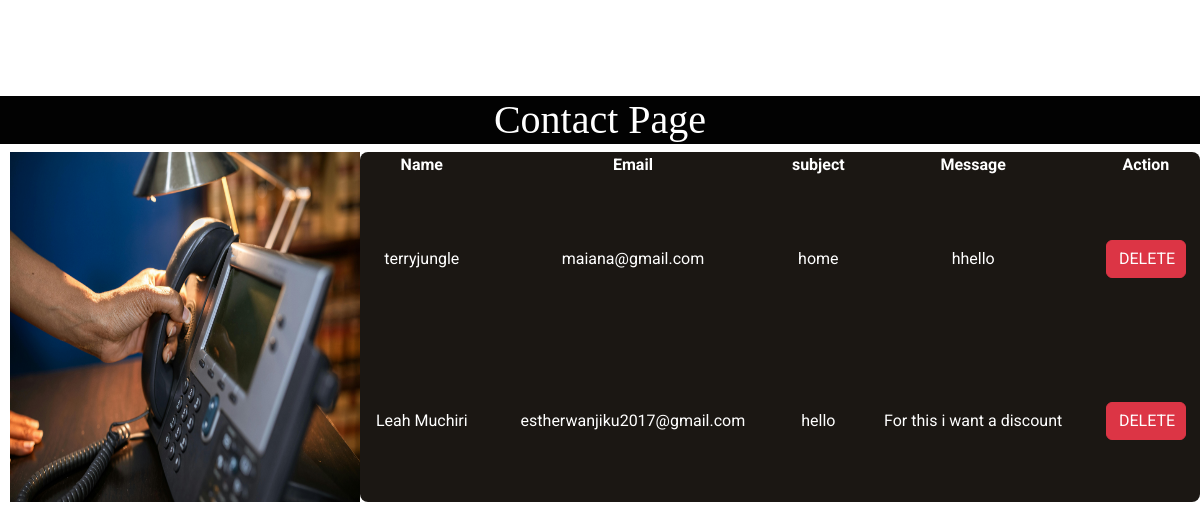
/cshow/ (signed in), run on an earlier commit of the app's database.
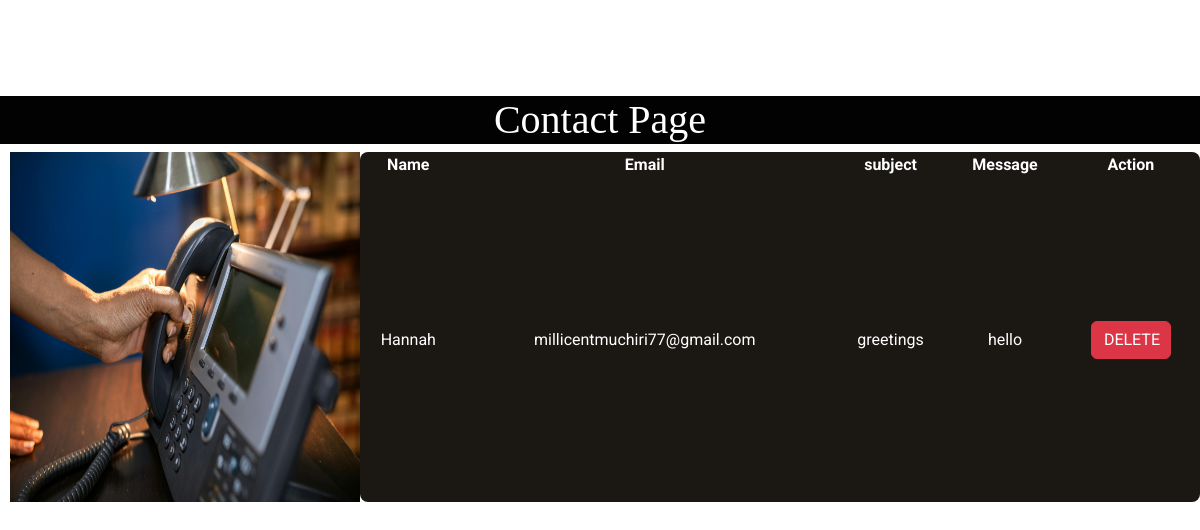
And on a later commit of the database.
### essyapp/models.py (models this page shows, shortened)
class Contact(models.Model):
    name = models.CharField(max_length=100)
    email = models.EmailField()
    subject = models.CharField(max_length=100)
    message = models.TextField()

### essyapp/views.py (the view)
# urls.py: path('cshow/', views.cshow, name='cshow'),
@login_required
def cshow(request):
    allcontacts = Contact.objects.all()
    return render(request, 'cshow.html', {'contact': allcontacts})

### templates/cshow.html
{% extends 'base.html' %}
{% load static %}
{% block body %}
<br><br><br><br>
    <h1    style="color: #ffffff; font-family: 'Times New Roman'; background-color: #020202;text-align: center " >Contact Page</h1>
   <div id="img" style="display: flex">
       <img src="{% static 'assets/images/call.jpg' %}" alt="" style="width:350px;height:350px;margin-left: 10px">
   <table style="background-color: #1b1713; color: #ffffff; border-radius: 8px; width: 100%; text-align: center;">
    <thead>
    <tr>
        <th>Name</th>
        <th>Email</th>
        <th>subject</th>
        <th>Message</th>
        <th>Action</th>
    </tr>
</thead>
 <tbody>
    {% for x in contact  %}
        <tr>
            <td>{{ x.name }}</td>
            <td>{{ x.email }}</td>
            <td>{{ x.subject }}</td>
            <td>{{ x.message }}</td>
             <td >
                <a href="{% url 'delete_contact' x.id %}" class="btn btn-danger" style="width: 80px">DELETE</a>
            </td>
        </tr>
         {% empty %}
            <tr>
                <td colspan="5">No contact entries found.</td>
            </tr>
    {% endfor %}
   </tbody>
    </table>
</div>
{% endblock %}

### templates/base.html (shortened to what this page needs)
<!DOCTYPE html>
<html lang="en">
<head >
    {% load static %}
  <link href="{% static 'assets/vendor/bootstrap/css/bootstrap.min.css' %}" rel="stylesheet">
  <link href="{% static 'assets/vendor/bootstrap-icons/bootstrap-icons.css' %}" rel="stylesheet">
  <link href="{% static 'assets/vendor/aos/aos.css" rel="stylesheet' %}">
  <link href="{% static 'assets/vendor/fontawesome-free/css/all.min.css' %}" rel="stylesheet">
  <link href="{% static 'assets/vendor/swiper/swiper-bundle.min.css' %}" rel="stylesheet">
  <link href="{% static 'assets/css/main.css' %}" rel="stylesheet">
</head>
  <main class="main">
      {% block body %}
      {% endblock %}
  </main>
</body>
</html>

### static/assets/css/main.css (style rules this page uses)
:root { --default-font: "Roboto", system-ui, -apple-system, "Segoe UI", Roboto, "Helvetica Neue", Arial, "Noto Sans", "Liberation Sans", sans-serif, "Apple Color Emoji", "Segoe UI Emoji", "Segoe UI Symbol", "Noto Color Emoji"; --heading-font: "Raleway", sans-serif; --nav-font: "Poppins", sans-serif; }
:root { --background-color: #ffffff; --default-color: #444444; --heading-color: #1b1b1b; --accent-color: #2eca6a; --surface-color: #ffffff; --contrast-color: #ffffff; }
:root { --nav-color: #444444; --nav-hover-color: #000000; --nav-mobile-background-color: #ffffff; --nav-dropdown-background-color: #ffffff; --nav-dropdown-color: #444444; --nav-dropdown-hover-color: #2eca6a; }
:root { scroll-behavior: smooth; }
html { scroll-behavior: smooth; }
a { color: var(--accent-color); text-decoration: none; transition: 0.3s; }
h1, h2, h3, h4, h5, h6 { color: var(--heading-color); font-family: var(--heading-font); }

What changed in the data, as far as the page shows it:
removed Contact: name "terryjungle", email "maiana@gmail.com", subject "home", message "hhello"
removed Contact: name "Leah Muchiri", email "estherwanjiku2017@gmail.com", subject "hello", message "For this i want a discount"
added Contact: name "Hannah", email "millicentmuchiri77@gmail.com", subject "greetings", message "hello"
